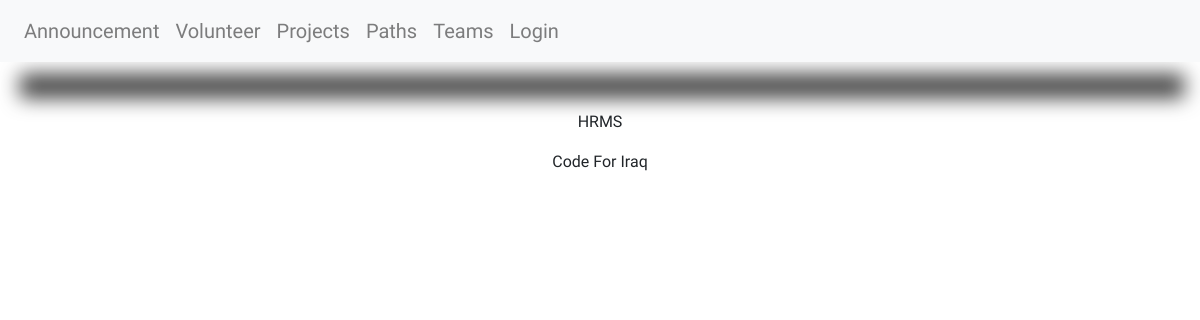
/, run on an earlier commit of the app's database.
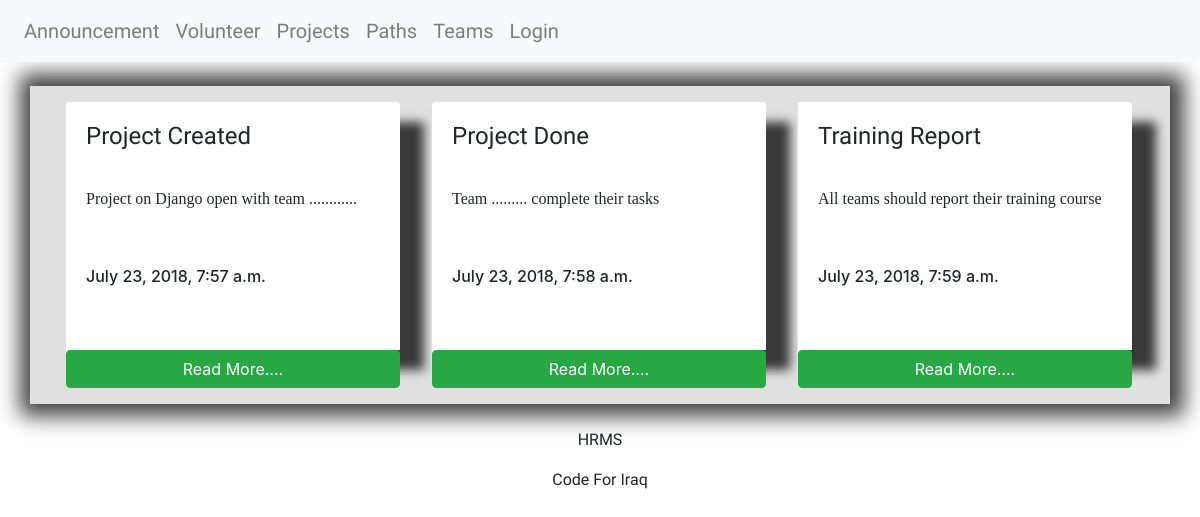
And on a later commit of the database.
### home/models.py (models this page shows, shortened)
class Announcement(models.Model):
    title = models.CharField(blank=True, max_length=100)
    slug = models.SlugField()
    content = models.TextField(blank=True)
    create = models.DateTimeField(blank=True, default=datetime.datetime.now)

### home/views.py (the view)
# urls.py: path('', views.index, name='home'),
def index(request):
    announcements = Announcement.objects.all().order_by('create')
    context = {'announcements': announcements}
    return render (request, 'home/index.html', context)

### home/templates/home/index.html (shortened to what this page needs)
{% extends 'base.html' %}
    {% block content %}
<div class="container backcolor">
  <div class="article">
  <div class="row left-card">
    {% for announce in announcements %}
    <div class="col- sp-15">
      <div class="card" style="width: 21rem; height:18rem">
        <div class="card-body shad">
      <h4 class="card-title fon-tit">{{announce.title}}</h4><br>
      <p class="card-text fon-cont">{{announce.content | truncatewords:15}}</p><br>
      <p><h6>{{announce.create}}</h6></p>
        </div>
        <a href="#" class="btn btn-success">Read More....</a>
      </div>
    </div>
    {% endfor %}
  </div>
  </div>
</div>
    {% endblock %}

### templates/base.html (shortened to what this page needs)
{% load static %}
<!DOCTYPE html>
<html>
  <head>
    <link rel="stylesheet" href="{% static "css/bootstrap.css" %}">
    <link rel="stylesheet" href="{% static "css/custom.css" %}">
  </head>
  <body>
    <nav class="navbar navbar-expand-lg navbar-light bg-light">
  <div class="collapse navbar-collapse" id="navbarNav">
    <ul class="navbar-nav fon-navbar">
      <li class="nav-item">
        <a class="nav-link" href="#">Announcement</a>
      </li>
      <li class="nav-item">
        <a class="nav-link" href="#">Volunteer</a>
      </li>
      <li class="nav-item">
        <a class="nav-link" href="#">Projects</a>
      </li>
      <li class="nav-item">
        <a class="nav-link" href="#">Paths</a>
      </li>
      <li class="nav-item">
        <a class="nav-link" href="#">Teams</a>
      </li>
      <li class="nav-item">
        <a class="nav-link" href="#">Login</a>
      </li>
    </ul>
  </div>
</nav>
<br>
{% block content %}
{% endblock %}
<br>
</body>
<footer class="foo-pos">
 <p>HRMS</p>
 <p>Code For Iraq</p>
</footer>
</html>

### static/css/custom.css (style rules this page uses)
.sp-15 { padding: 15px; }
.backcolor { background-color: #e0e0e0; -webkit-box-shadow: 2px 0px 20px 12px rgba(0,0,0,0.75); -moz-box-shadow: 2px 0px 20px 12px rgba(0,0,0,0.75); box-shadow: 2px 0px 20px 12px rgba(0,0,0,0.75); }
.shad { -webkit-box-shadow: 24px 20px 10px 0px rgba(0,0,0,0.75); -moz-box-shadow: 24px 20px 10px 0px rgba(0,0,0,0.75); box-shadow: 24px 20px 10px 0px rgba(0,0,0,0.75); }
.left-card { padding-left: 20px; }
.foo-pos { text-align: center; font-family: 'Merienda', cursive; }
.fon-tit { font-family: 'Eczar', serif; }
.fon-cont { font-family: 'Playfair Display', serif; }
.fon-navbar { font-family: 'El Messiri', sans-serif; font-size: 20px; }

What changed in the data, as far as the page shows it:
added Announcement: title "Project Created", content "Project on Django open with team ............", create "July 23, 2018, 7:57 a.m."
added Announcement: title "Project Done", content "Team ......... complete their tasks", create "July 23, 2018, 7:58 a.m."
added Announcement: title "Training Report", content "All teams should report their training course", create "July 23, 2018, 7:59 a.m."
